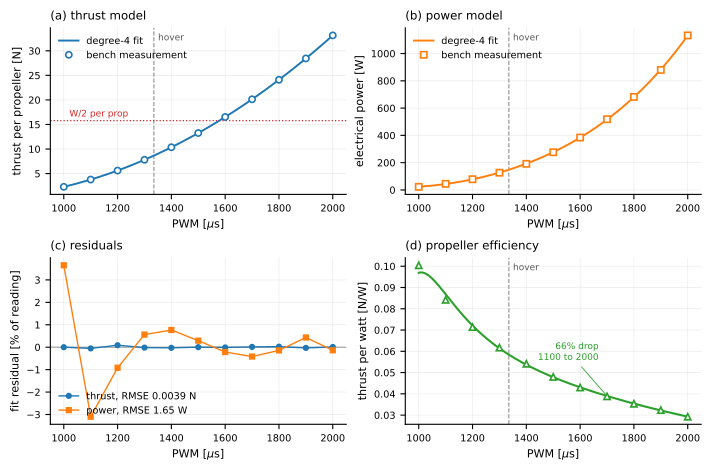

Write the Python code that produced this figure.
#!/usr/bin/env python3
"""Energy-model validation figure (paper Fig. N).

Answers IROS R4: "several implementation details would benefit from clearer
reporting or further validation, including the calibration and validation of the
energy/power model ... These details are important because the central claim of
the paper is specifically about energy-aware learning."

Four panels:
  (a) thrust vs PWM      -- bench measurements against the degree-4 fit used in sim
  (b) electrical power vs PWM
  (c) residuals for both, as % of reading
  (d) thrust per watt -- the quantity the energy reward is actually trading against

Panel (d) is the one that makes an argument rather than just validating: it shows
propeller efficiency FALLING monotonically with throttle, which is why a policy
that modulates thrust beats one that holds a constant hover value.

Usage:  python scripts/paper/fig_energy_model.py [--out fig_energy_model.pdf]
"""
from __future__ import annotations

import argparse
import csv
import json
import os

import matplotlib
matplotlib.use("Agg")
import matplotlib.pyplot as plt
import numpy as np

HERE = os.path.dirname(os.path.abspath(__file__))
MDP = os.path.normpath(os.path.join(
    HERE, "..", "..", "lab", "doublebee", "tasks", "manager_based",
    "locomotion", "velocity", "mdp"))

# Reference operating points, for annotation.
PWM_HOVER = 1335.0      # BB_HOV_DC on the real robot
PWM_SIM_MAX = 1334.0    # sim ceiling after the propeller action scale 187.5 -> 320
WEIGHT_N = 31.57        # 3.2182 kg, measured


def load():
    rows = list(csv.DictReader(open(os.path.join(MDP, "PWM2TE.csv"))))
    pwm = np.array([float(r["PWM"]) for r in rows])
    thrust = np.array([float(r["Thrust (N)"]) for r in rows])
    power = np.array([float(r["Power (W)"]) for r in rows])
    ct = json.load(open(os.path.join(MDP, "pwm2thrust_params.json")))
    cp = json.load(open(os.path.join(MDP, "pwm2power_params.json")))
    return pwm, thrust, power, ct, cp


def main():
    ap = argparse.ArgumentParser()
    ap.add_argument("--out", default=os.path.join(HERE, "fig_energy_model.pdf"))
    ap.add_argument("--dpi", type=int, default=300)
    a = ap.parse_args()

    pwm, T, P, ct, cp = load()
    fit_T = np.polyval(ct["coeffs"], pwm)
    fit_P = np.polyval(cp["coeffs"], pwm)
    grid = np.linspace(pwm.min(), pwm.max(), 400)
    gT = np.polyval(ct["coeffs"], grid)
    gP = np.polyval(cp["coeffs"], grid)

    rmse_T = float(np.sqrt(((fit_T - T) ** 2).mean()))
    rmse_P = float(np.sqrt(((fit_P - P) ** 2).mean()))

    plt.rcParams.update({
        "font.size": 8, "axes.labelsize": 8, "axes.titlesize": 8.5,
        "legend.fontsize": 7, "xtick.labelsize": 7, "ytick.labelsize": 7,
        "axes.grid": True, "grid.alpha": 0.25, "grid.linewidth": 0.5,
        "axes.spines.top": False, "axes.spines.right": False,
        "figure.constrained_layout.use": True,
    })
    fig, ax = plt.subplots(2, 2, figsize=(7.0, 4.6))

    def mark(a_):
        a_.axvline(PWM_HOVER, color="0.55", ls="--", lw=0.8, zorder=0)
        a_.annotate("hover", xy=(PWM_HOVER, a_.get_ylim()[1]), xytext=(3, -9),
                    textcoords="offset points", fontsize=6.5, color="0.35")

    # (a) thrust ----------------------------------------------------------
    A = ax[0, 0]
    A.plot(grid, gT, "-", lw=1.4, color="C0", label="degree-4 fit", zorder=2)
    A.plot(pwm, T, "o", ms=4.5, mfc="white", mec="C0", mew=1.2,
           label="bench measurement", zorder=3)
    A.axhline(WEIGHT_N / 2.0, color="C3", ls=":", lw=0.9, zorder=1)
    A.annotate("W/2 per prop", xy=(pwm.min(), WEIGHT_N / 2.0), xytext=(4, 3),
               textcoords="offset points", fontsize=6.5, color="C3")
    A.set_xlabel(r"PWM [$\mu$s]"); A.set_ylabel("thrust per propeller [N]")
    A.set_title("(a) thrust model", loc="left")
    A.legend(frameon=False, loc="upper left")
    mark(A)

    # (b) power ------------------------------------------------------------
    B = ax[0, 1]
    B.plot(grid, gP, "-", lw=1.4, color="C1", label="degree-4 fit", zorder=2)
    B.plot(pwm, P, "s", ms=4.5, mfc="white", mec="C1", mew=1.2,
           label="bench measurement", zorder=3)
    B.set_xlabel(r"PWM [$\mu$s]"); B.set_ylabel("electrical power [W]")
    B.set_title("(b) power model", loc="left")
    B.legend(frameon=False, loc="upper left")
    mark(B)

    # (c) residuals --------------------------------------------------------
    C = ax[1, 0]
    C.axhline(0, color="0.6", lw=0.8)
    C.plot(pwm, 100 * (fit_T - T) / T, "o-", ms=3.5, lw=1.0, color="C0",
           label=r"thrust, RMSE %.4f N" % rmse_T)
    C.plot(pwm, 100 * (fit_P - P) / P, "s-", ms=3.5, lw=1.0, color="C1",
           label=r"power, RMSE %.2f W" % rmse_P)
    C.set_xlabel(r"PWM [$\mu$s]"); C.set_ylabel("fit residual [% of reading]")
    C.set_title("(c) residuals", loc="left")
    C.legend(frameon=False, loc="lower left")

    # (d) efficiency -- the panel that makes the argument -------------------
    D = ax[1, 1]
    D.plot(grid, gT / np.maximum(gP, 1e-9), "-", lw=1.5, color="C2")
    D.plot(pwm, T / P, "^", ms=4.5, mfc="white", mec="C2", mew=1.2)
    D.set_xlabel(r"PWM [$\mu$s]"); D.set_ylabel("thrust per watt [N/W]")
    D.set_title("(d) propeller efficiency", loc="left")
    mark(D)
    e_lo = np.polyval(ct["coeffs"], 1100.0) / np.polyval(cp["coeffs"], 1100.0)
    e_hi = np.polyval(ct["coeffs"], 2000.0) / np.polyval(cp["coeffs"], 2000.0)
    D.annotate("%.0f%% drop\n1100 to 2000" % (100 * (1 - e_hi / e_lo)),
               xy=(1700, np.polyval(ct["coeffs"], 1700.0) /
                   np.polyval(cp["coeffs"], 1700.0)),
               xytext=(-6, 26), textcoords="offset points", fontsize=6.5,
               color="C2", ha="right",
               arrowprops=dict(arrowstyle="-", lw=0.6, color="C2"))

    fig.savefig(a.out, dpi=a.dpi, bbox_inches="tight")
    png = os.path.splitext(a.out)[0] + ".png"
    fig.savefig(png, dpi=a.dpi, bbox_inches="tight")
    print("wrote %s and %s" % (a.out, png))

    # numbers for the caption / text --------------------------------------
    rng_T = T.max() - T.min()
    rng_P = P.max() - P.min()
    print("\n  FOR THE CAPTION")
    print("     thrust  RMSE %.4f N over %.1f-%.1f N   = %.3f%% of range"
          % (rmse_T, T.min(), T.max(), 100 * rmse_T / rng_T))
    print("     power   RMSE %.2f W over %.1f-%.1f W   = %.3f%% of range"
          % (rmse_P, P.min(), P.max(), 100 * rmse_P / rng_P))
    print("     worst thrust residual %.3f%% of reading"
          % np.abs(100 * (fit_T - T) / T).max())
    print("     worst power  residual %.3f%% of reading"
          % np.abs(100 * (fit_P - P) / P).max())
    print("     efficiency %.4f N/W at 1100 -> %.4f N/W at 2000  (%.0f%% drop)"
          % (e_lo, e_hi, 100 * (1 - e_hi / e_lo)))
    print("     hover (pwm %.0f): %.2f N/prop, %.1f W/prop, T/W %.2f"
          % (PWM_HOVER, np.polyval(ct["coeffs"], PWM_HOVER),
             np.polyval(cp["coeffs"], PWM_HOVER),
             2 * np.polyval(ct["coeffs"], PWM_HOVER) / WEIGHT_N))


if __name__ == "__main__":
    main()
